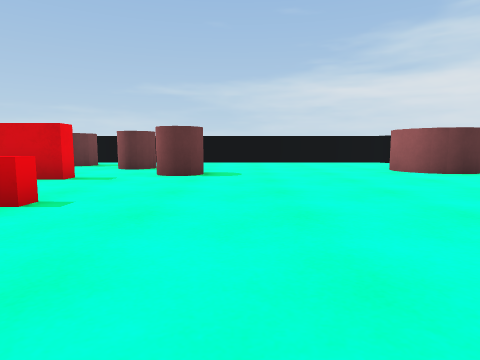
view 1 (above)

16 first-person views from a walk through a Unity game level. The camera is 0.58 m above the floor, tilts 6° down and sees 75° across. The floor is counted in squares, 1 m on a side. Each view is taken from the middle of a square. On the plan, view 1 faces up. The plan holds only what a view shows up to about 9 squares ahead; the rest is blank.

view 2
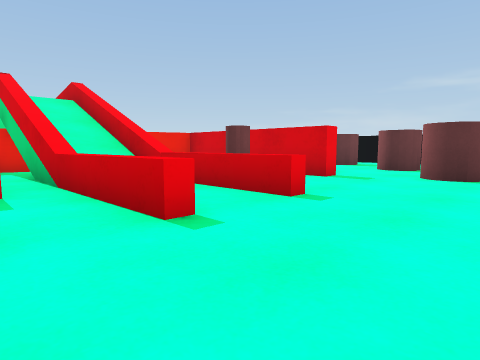

view 3
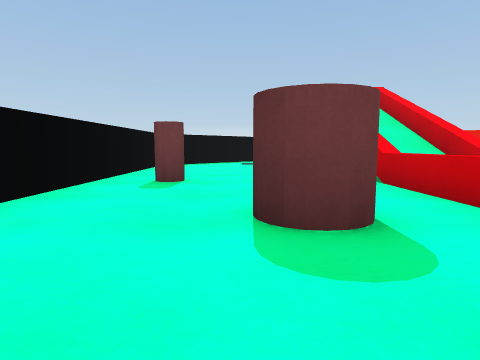

view 4
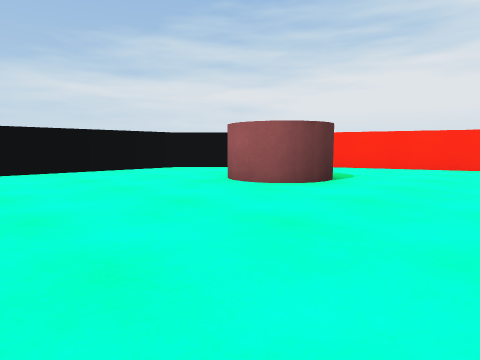

view 5
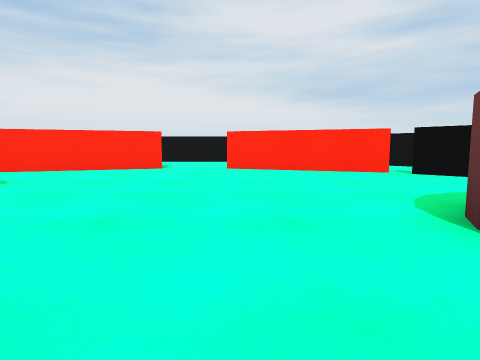

view 6
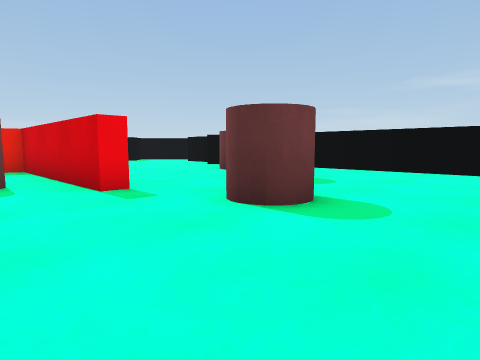

view 7
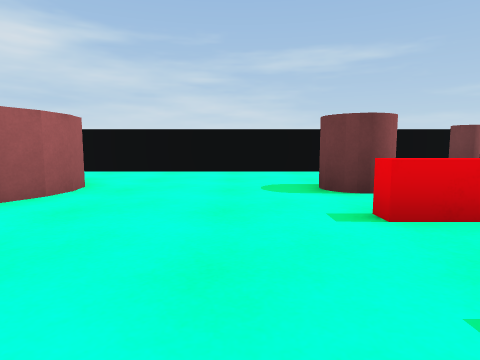

view 8
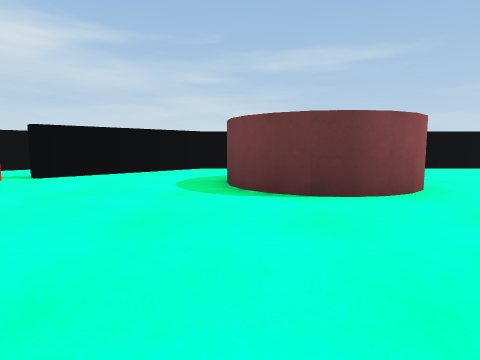

view 9
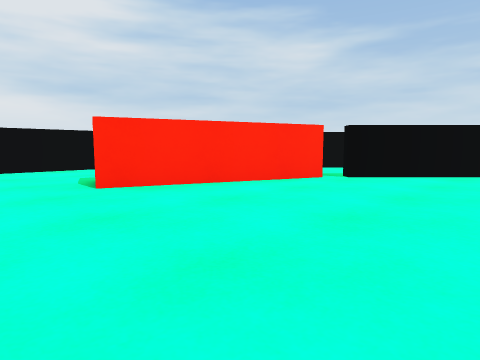

view 10
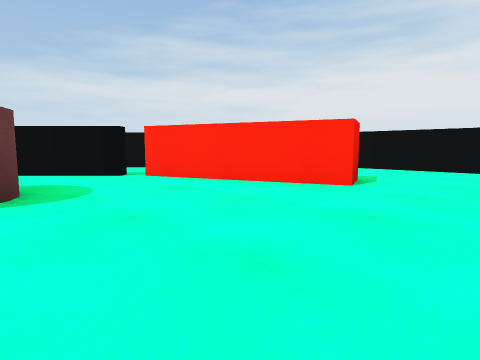

view 11
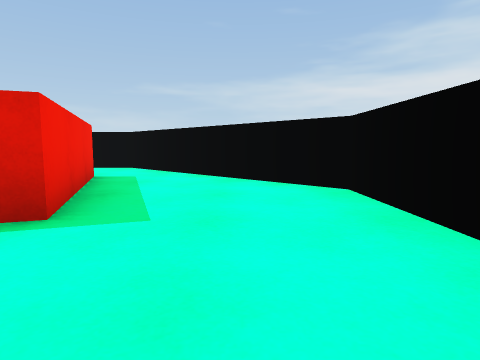

view 12
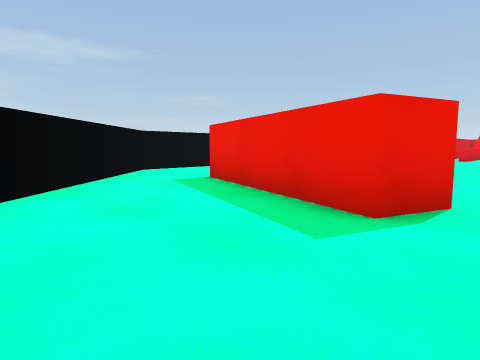

view 13
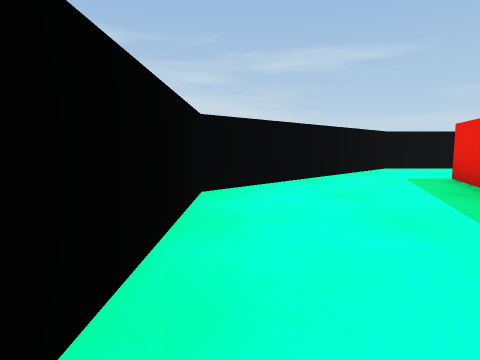

view 14
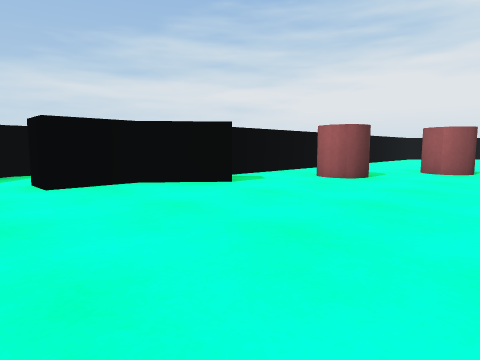

view 15
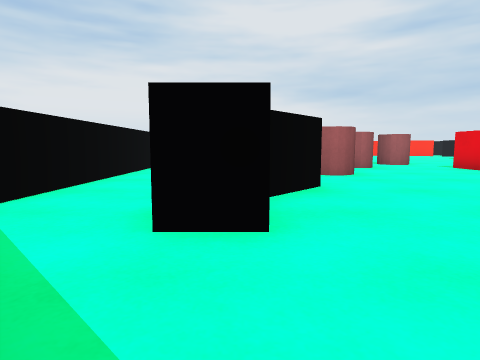

view 16
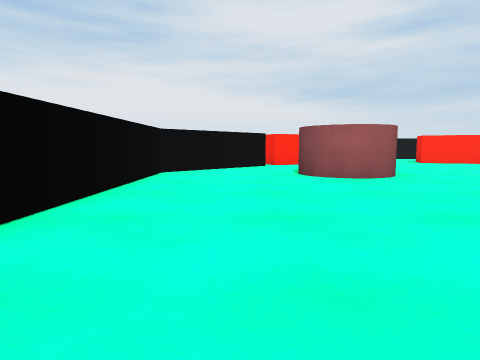

### Floor plan
Points are (right, up) in squares from view 1. A wall is a line through its corners. A room is listed if a view was taken in it or the views show most of it. See-through windows are left out.
Room 1 (views 1, 2, 3, 4, 5, 6, 7, 8, 9, 10, 14, 15, 16)
walls: (-4.2, 6) (-3.2, 6) (-3.2, 5.6) (-7.7, 5.6); (-2.1, 1.3) (-8.2, 1.3); (2, 1.3) (2.7, 1.4); (2.5, 1.4) (3.4, 1.3) (4.1, 0.6); (1.2, 0.1) (1.5, 0.8); (2.9, 1.4) (3.6, 1.1); (1.3, -0.6) (1.2, -0.1) (1.3, 0.6) (1.8, 1.1) (2.2, 1.3); (3.9, 0.8) (4.1, 0.4) (4.2, -0.1); (-3.2, 14.5) (-7, 14.5); (-3, -3.5) (2.8, -3.5); (-9.9, 11.8) (-9.9, 12.6); (7.9, 9.1) (5.2, 11.8) (-6.5, 11.8); (-9.5, 14.5) (-10, 14.5); (4.2, -3.5) (5, -3.5) (7.8, -0.7); (-9, -3.5) (-4.6, -3.5); (8.1, -0.5) (9.5, 3.4) (10.5, 3); (10.5, 5.5) (9.5, 5.1) (8.1, 8.9)
low walls: (-2.1, 3) (-9.1, 3); (-2.9, 1.6) (-2.1, 1.6)
ways out: opening at (10.5, 4.5) to room 2
objects: other object (-5, -2); other object (-5, 4) to (-5, 5); other object (-5, 10); other object (-3, -1) to (-2, 0); other object (-3, 8) to (-3, 9); other object (-2, 7) to (-1, 7); other object (4, 7) to (6, 8)
Room 2 (views 11, 12, 13)
walls: (10.5, 3) (9.1, -0.8); (13.5, 1.9) (13.5, 6.9); (12.1, 8.6) (10.7, 10); (10.8, -1.7) (12, -0.5); (9.1, 9.2) (10.5, 5.5)
ways out: opening at (10.5, 4.5) to room 1; opening at (10, -2); opening at (10, 10)

Positions as (right, up) in squares from view 1, and headings:
1: (0, 0), facing up
2: (0, 0), facing up-left
3: (0, -1), facing left
4: (0, 4), facing up-right
5: (1, 3), facing right
6: (1, 4), facing up-left
7: (-1, 4), facing down
8: (4, 5), facing down
9: (5, 5), facing down-right
10: (5, 3), facing up-right
11: (12, 3), facing up
12: (13, 4), facing down-left
13: (13, 5), facing down
14: (-11, 7), facing up-right
15: (-12, 12), facing right
16: (-2, 10), facing right
